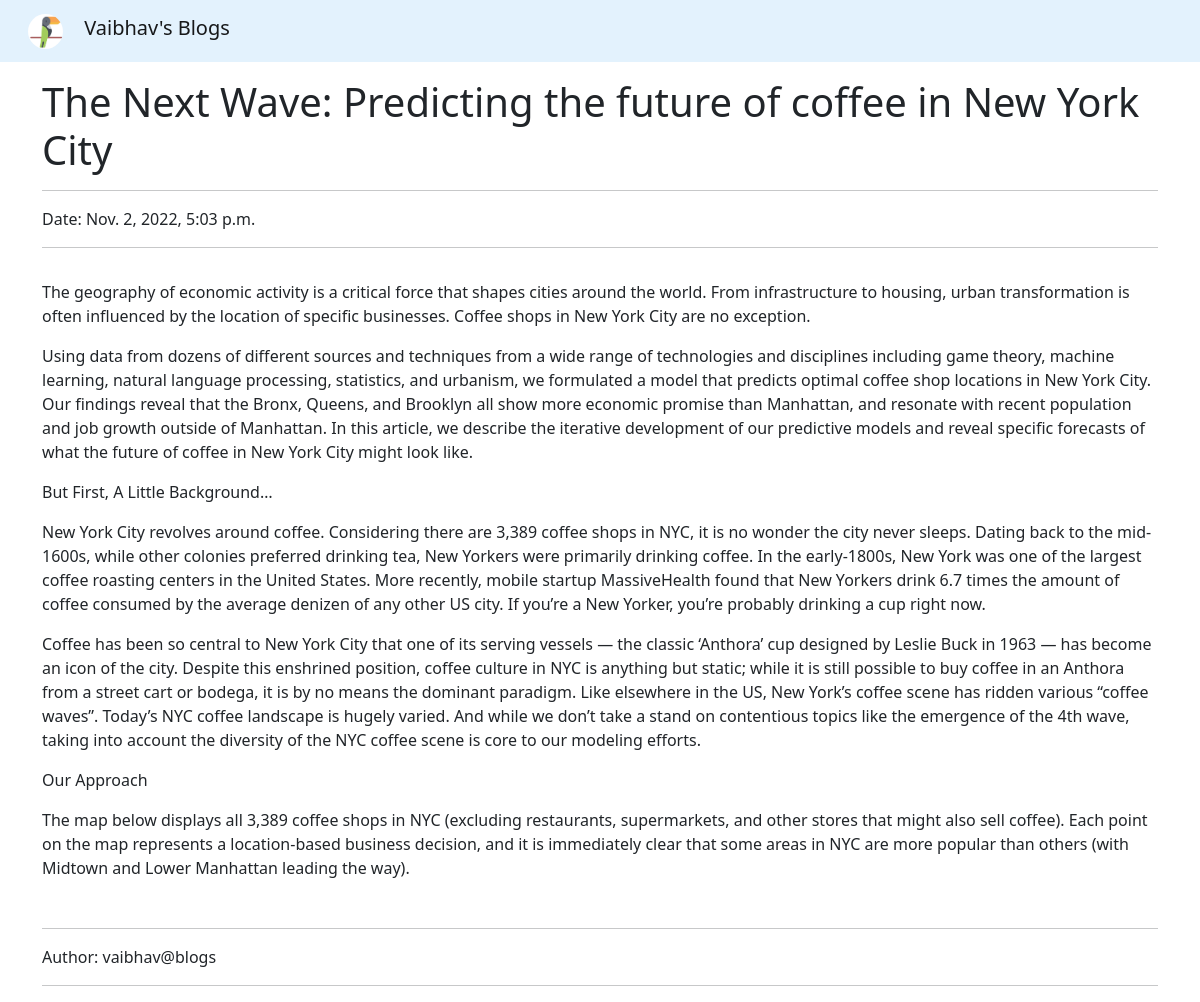
Screenshot of /blogs/getblog/2/ with the database file from the repository.
### Blogs/models.py (models this page shows, shortened)
class Blog(models.Model):
    title = models.TextField(null=True, blank=True)
    content = models.TextField(null=True, blank=True)
    author = models.ForeignKey(User, null=True, blank=True, on_delete=models.SET_NULL)
    date = models.DateTimeField(auto_now_add=True, null=True, blank=True)

### Blogs/views.py (the view)
# urls.py: path('getblog/<int:pk>/', getBlog, name='get_blog'),
def getBlog(request, pk):
    try:
        blog = Blog.objects.get(id=pk)
        context = {'blog':blog}
        return render(request, 'Blogs/blog.html', context)
    except Exception as e:
        context = {'error':str(e)}
        return render(request, 'Blogs/error.html', context)

### templates/Blogs/blog.html (shortened to what this page needs)
{% extends 'Blogs/base.html' %}
{% block content %}
<div class="container my-3">
    <h1 class="h1 text-dark">{{blog.title}}</h1>
    <hr>
    <div>Date: {{blog.date}}</div>
    <hr>
    <div class="py-3">
        {{blog.content | safe}}
    </div>
    <hr>
    <div>Author: {{blog.author.username}}</div>
    <hr>
</div>
{% endblock %}

### rows the page displays
Blog: title "The Next Wave: Predicting the future of coffee in New York City", date "Nov. 2, 2022, 5:03 p.m.", content "The geography of economic activity is a critical force that shapes cities around the world. From infrastructure to housing, urban transformation is often influenced by the location of specific businesses. Coffee shops in New York City are no exception. Using data from dozens of different sources and techniques from a wide range of technologies and disciplines including game theory, machine learning, natural language processing, statistics, and urbanism, we formulated a model that predicts optimal coffee shop locations in New York City. Our findings reveal that the Bronx, Queens, and Brooklyn all show more economic promise than Manhattan, and resonate with recent population and job growth…", author.username "vaibhav@blogs"
